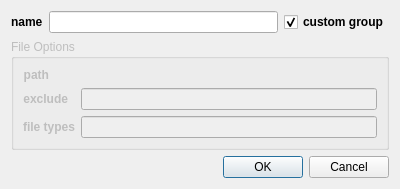
<?xml version="1.0" encoding="UTF-8"?>
<ui version="4.0">
 <class>Dialog</class>
 <widget class="QDialog" name="Dialog">
  <property name="geometry">
   <rect>
    <x>0</x>
    <y>0</y>
    <width>400</width>
    <height>180</height>
   </rect>
  </property>
  <property name="windowTitle">
   <string>Edit Project Item</string>
  </property>
  <layout class="QVBoxLayout" name="verticalLayout">
   <item>
    <layout class="QHBoxLayout" name="horizontalLayout">
     <item>
      <widget class="QLabel" name="label">
       <property name="font">
        <font>
         <weight>75</weight>
         <bold>true</bold>
        </font>
       </property>
       <property name="text">
        <string>name</string>
       </property>
      </widget>
     </item>
     <item>
      <widget class="QLineEdit" name="uiNameTXT"/>
     </item>
     <item>
      <widget class="QCheckBox" name="uiGroupCHK">
       <property name="font">
        <font>
         <weight>75</weight>
         <bold>true</bold>
        </font>
       </property>
       <property name="text">
        <string>custom group</string>
       </property>
       <property name="checked">
        <bool>true</bool>
       </property>
      </widget>
     </item>
    </layout>
   </item>
   <item>
    <widget class="QGroupBox" name="groupBox">
     <property name="enabled">
      <bool>false</bool>
     </property>
     <property name="title">
      <string>File Options</string>
     </property>
     <layout class="QFormLayout" name="formLayout">
      <item row="0" column="0">
       <widget class="QLabel" name="label_2">
        <property name="font">
         <font>
          <weight>75</weight>
          <bold>true</bold>
         </font>
        </property>
        <property name="text">
         <string>path</string>
        </property>
        <property name="alignment">
         <set>Qt::AlignRight|Qt::AlignTrailing|Qt::AlignVCenter</set>
        </property>
       </widget>
      </item>
      <item row="0" column="1">
       <widget class="FilePickerWidget" name="uiFilePATH">
        <property name="pyCaption" stdset="0">
         <string>Pick Path</string>
        </property>
        <property name="pyPickFolder" stdset="0">
         <bool>true</bool>
        </property>
       </widget>
      </item>
      <item row="1" column="0">
       <widget class="QLabel" name="label_3">
        <property name="font">
         <font>
          <weight>75</weight>
          <bold>true</bold>
         </font>
        </property>
        <property name="text">
         <string>exclude</string>
        </property>
        <property name="alignment">
         <set>Qt::AlignRight|Qt::AlignTrailing|Qt::AlignVCenter</set>
        </property>
       </widget>
      </item>
      <item row="1" column="1">
       <widget class="QLineEdit" name="uiExcludeTXT"/>
      </item>
      <item row="2" column="0">
       <widget class="QLabel" name="label_4">
        <property name="font">
         <font>
          <weight>75</weight>
          <bold>true</bold>
         </font>
        </property>
        <property name="text">
         <string>file types</string>
        </property>
        <property name="alignment">
         <set>Qt::AlignRight|Qt::AlignTrailing|Qt::AlignVCenter</set>
        </property>
       </widget>
      </item>
      <item row="2" column="1">
       <widget class="QLineEdit" name="uiFileTypesTXT"/>
      </item>
     </layout>
    </widget>
   </item>
   <item>
    <widget class="QDialogButtonBox" name="uiMainBTNS">
     <property name="orientation">
      <enum>Qt::Horizontal</enum>
     </property>
     <property name="standardButtons">
      <set>QDialogButtonBox::Cancel|QDialogButtonBox::Ok</set>
     </property>
    </widget>
   </item>
  </layout>
 </widget>
 <customwidgets>
  <customwidget>
   <class>FilePickerWidget</class>
   <extends>QWidget</extends>
   <header>blurdev.gui.widgets.filepickerwidget</header>
  </customwidget>
 </customwidgets>
 <tabstops>
  <tabstop>uiNameTXT</tabstop>
  <tabstop>uiGroupCHK</tabstop>
  <tabstop>uiExcludeTXT</tabstop>
  <tabstop>uiFileTypesTXT</tabstop>
  <tabstop>uiMainBTNS</tabstop>
 </tabstops>
 <resources/>
 <connections>
  <connection>
   <sender>uiMainBTNS</sender>
   <signal>accepted()</signal>
   <receiver>Dialog</receiver>
   <slot>accept()</slot>
   <hints>
    <hint type="sourcelabel">
     <x>227</x>
     <y>162</y>
    </hint>
    <hint type="destinationlabel">
     <x>157</x>
     <y>179</y>
    </hint>
   </hints>
  </connection>
  <connection>
   <sender>uiMainBTNS</sender>
   <signal>rejected()</signal>
   <receiver>Dialog</receiver>
   <slot>reject()</slot>
   <hints>
    <hint type="sourcelabel">
     <x>295</x>
     <y>168</y>
    </hint>
    <hint type="destinationlabel">
     <x>286</x>
     <y>179</y>
    </hint>
   </hints>
  </connection>
  <connection>
   <sender>uiGroupCHK</sender>
   <signal>toggled(bool)</signal>
   <receiver>groupBox</receiver>
   <slot>setDisabled(bool)</slot>
   <hints>
    <hint type="sourcelabel">
     <x>354</x>
     <y>18</y>
    </hint>
    <hint type="destinationlabel">
     <x>280</x>
     <y>51</y>
    </hint>
   </hints>
  </connection>
 </connections>
</ui>
